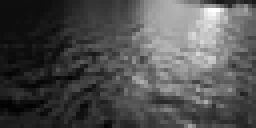
#> input picture multi_media/allcodes/frames/frame_0190.png, 64 x 32 px (shown 4 times larger); its folder holds only this picture in this run
$ python image_to_bitmap.py
#> lines starting #> are read from the running program, lines starting #| are printed output that depends on the picture
from PIL import Image
import os

# ==== CONFIG ====
INPUT_DIR = "frames"      # Folder containing your images
OUTPUT_FILE = "video_frames.h"
IMG_WIDTH = 32           # OLED width
IMG_HEIGHT = 32           # OLED height
BACKGROUND_WHITE = False   # If True, white=0, black=1
# =================

def image_to_bitmap(image_path):
#> called with image_path = 'frames/frame_0190.png'
    img = Image.open(image_path).convert("1")  # 1-bit mode
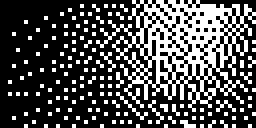
#> img: PIL image 64x32 1 (shown 4 times larger); 30.7% white in thin lines or dots
    img = img.resize((IMG_WIDTH, IMG_HEIGHT), Image.LANCZOS)
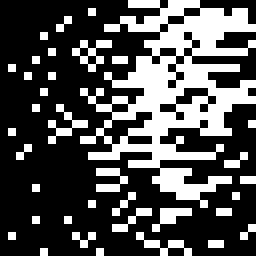
#> img: PIL image 32x32 1 (shown 8 times larger); 31.2% white in thin lines or dots

    pixels = img.load()
    bitmap_data = []

    for page in range(IMG_HEIGHT // 8):  # SSD1306 pages
        for x in range(IMG_WIDTH):
            byte = 0
            for bit in range(8):
                y = page * 8 + bit
                pixel = pixels[x, y]
                if BACKGROUND_WHITE:
                    bit_val = 0 if pixel == 255 else 1
                else:
                    bit_val = 1 if pixel == 255 else 0
                byte |= (bit_val << bit)
            bitmap_data.append(byte)
#> after the loop, bitmap_data = 128 values, max 255 at index 51, min 0 at index 0, mean 78.52

    return bitmap_data

def main():
    files = sorted([f for f in os.listdir(INPUT_DIR) if f.lower().endswith(('.png', '.jpg', '.jpeg'))])

    with open(OUTPUT_FILE, "w") as f:
        f.write("// All video frames bitmaps\n\n")
        for idx, file in enumerate(files):
            path = os.path.join(INPUT_DIR, file)
            data = image_to_bitmap(path)
#> data has the same summary as bitmap_data in image_to_bitmap

            f.write(f"const unsigned char frame_{idx}[] PROGMEM = {{\n")
            for i, byte in enumerate(data):
                f.write(f"0x{byte:02X}, ")
                if (i + 1) % 16 == 0:
                    f.write("\n")
#> this loop made 128 passes
#> byte on passes 1 to 12: 0, 0, 0, 0, 128, 16, 64, 8, 4, 64, 160, 66
            f.write("\n};\n\n")

        # Optional: array of pointers to frames
        f.write(f"const unsigned char* all_frames[{len(files)}] PROGMEM = {{\n")
        for idx in range(len(files)):
            f.write(f"    frame_{idx},\n")
        f.write("};\n")

    print(f"✅ Done! {len(files)} frames saved in {OUTPUT_FILE}")

if __name__ == "__main__":
    main()

$ run again, on multi_media/allcodes/frames/frame_0406.png
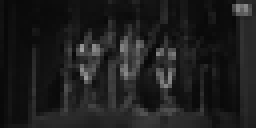
#> input picture multi_media/allcodes/frames/frame_0406.png, 64 x 32 px (shown 4 times larger)
#> in image_to_bitmap, `img = Image.open(image_path).convert("1")`:
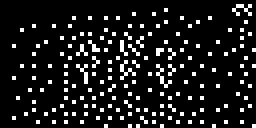
#> img: PIL image 64x32 1 (shown 4 times larger); 11% white in thin lines or dots
#> in image_to_bitmap, `img = img.resize((IMG_WIDTH, IMG_HEIGHT), Image.LANCZOS)`:
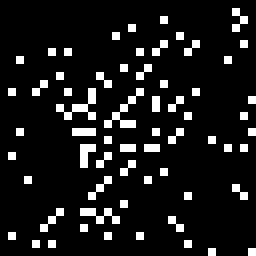
#> img: PIL image 32x32 1 (shown 8 times larger); 10.2% white in thin lines or dots
#> after the loop in image_to_bitmap, `for page in range(IMG_HEIGHT // 8):`: bitmap_data = 128 values, max 161 at index 47, min 0 at index 0, mean 23.81
#> data has the same summary as bitmap_data in image_to_bitmap
#> the loop in main, `for i, byte in enumerate(data):` made 128 passes
#> byte on passes 1 to 8: 0, 0, 128, 0, 0, 0, 64, 0

$ run again, on multi_media/allcodes/frames/frame_0613.png
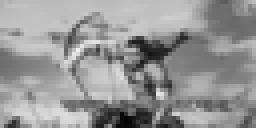
#> input picture multi_media/allcodes/frames/frame_0613.png, 64 x 32 px (shown 4 times larger)
#> in image_to_bitmap, `img = Image.open(image_path).convert("1")`:
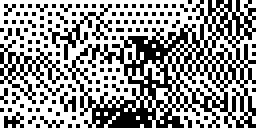
#> img: PIL image 64x32 1 (shown 4 times larger); 58.8% white; black in thin lines or dots
#> in image_to_bitmap, `img = img.resize((IMG_WIDTH, IMG_HEIGHT), Image.LANCZOS)`:
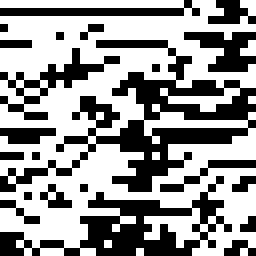
#> img: PIL image 32x32 1 (shown 8 times larger); 59.2% white; black in thin lines or dots
#> after the loop in image_to_bitmap, `for page in range(IMG_HEIGHT // 8):`: bitmap_data = 128 values, max 253 at index 4, min 1 at index 82, mean 152.6
#> data has the same summary as bitmap_data in image_to_bitmap
#> the loop in main, `for i, byte in enumerate(data):` made 128 passes
#> byte on passes 1 to 8: 213, 221, 221, 221, 253, 253, 253, 237

$ run again, on multi_media/allcodes/frames/frame_0277.png
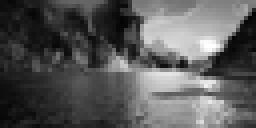
#> input picture multi_media/allcodes/frames/frame_0277.png, 64 x 32 px (shown 4 times larger)
#> in image_to_bitmap, `img = Image.open(image_path).convert("1")`:
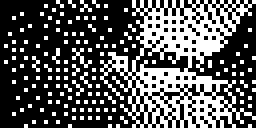
#> img: PIL image 64x32 1 (shown 4 times larger); 34.2% white in thin lines or dots
#> in image_to_bitmap, `img = img.resize((IMG_WIDTH, IMG_HEIGHT), Image.LANCZOS)`:
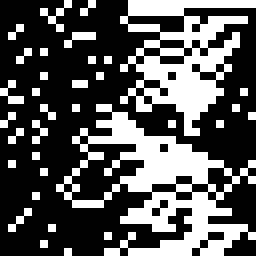
#> img: PIL image 32x32 1 (shown 8 times larger); 34.3% white in thin lines or dots
#> after the loop in image_to_bitmap, `for page in range(IMG_HEIGHT // 8):`: bitmap_data = 128 values, max 255 at index 55, min 0 at index 0, mean 85.95
#> data has the same summary as bitmap_data in image_to_bitmap
#> the loop in main, `for i, byte in enumerate(data):` made 128 passes
#> byte on passes 1 to 8: 0, 16, 136, 64, 0, 66, 4, 10
